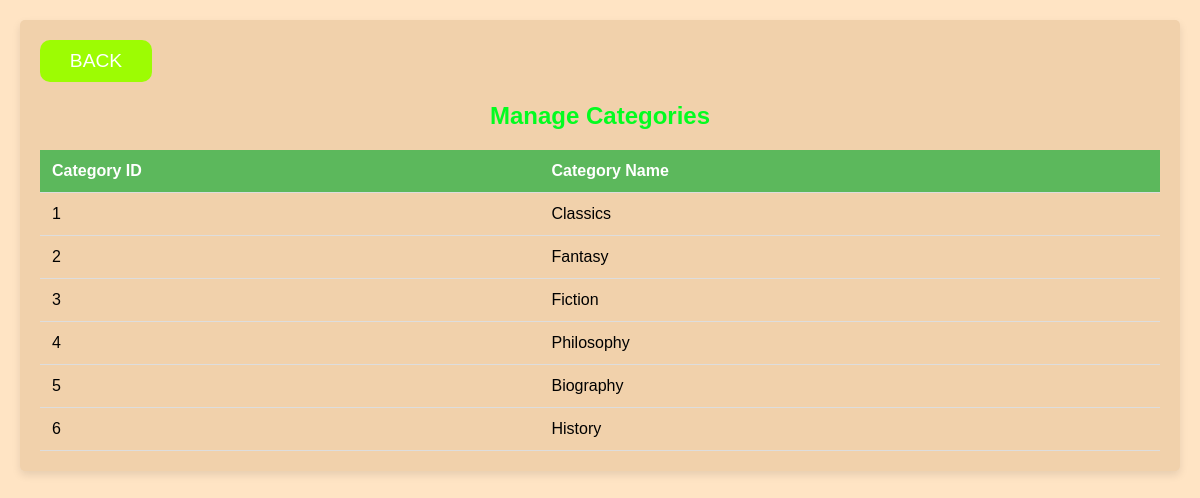
The app's page /manage_Categories.php with its own data.
### tables this page shows
CREATE TABLE `categories` (
  `categoryID` int(11) NOT NULL,
  `category_name` varchar(255) NOT NULL
);

### manage_Categories.php (the view, shortened to what this page needs)
<?php
include 'db.php';
$sql = "SELECT * FROM Categories";
$result = $conn->query($sql);
$categories = $result->fetch_all(MYSQLI_ASSOC);
?>
<!DOCTYPE html>
<html lang="en">
<head>
    <link rel="stylesheet" href="ManageCategories.css">
</head>
<body>
    <div class="container">
    <div class="back">
            <button type="BACK" onclick="window.location.href='index.php';">BACK</button>
        </div>
        <h2>Manage Categories</h2>
        <table>
            <tr>
                <th>Category ID</th>
                <th>Category Name</th>
            </tr>
            <?php foreach ($categories as $category): ?>
                <tr>
                    <td><?php echo htmlspecialchars($category['categoryID']); ?></td>
                    <td><?php echo htmlspecialchars($category['category_name']); ?></td>
                </tr>
            <?php endforeach; ?>
        </table>
    </div>
</body>
</html>

### ManageCategories.css (style rules this page uses)
* { box-sizing: border-box; }
body { font-family: Arial, sans-serif; background-color:bisque; margin: 0; padding: 20px; }
.container { max-width: 2000px; margin: auto; background-color: #f1d1ab; padding: 20px; border-radius: 5px; box-shadow: 0 4px 8px rgba(0, 0, 0, 0.1); }
h2 { text-align: center; color: #03fc20; }
table { width: 100%; border-collapse: collapse; margin-top: 20px; }
th, td { padding: 12px; text-align: left; border-bottom: 1px solid #ddd; }
th { background-color: #5cb85c; color: white; }
button[type="BACK"] { display: block; justify-content: center; margin: 0 0 10px; width: 10%; padding: 10px; border-radius: 10px; background-color: #9dfc03; color: #fff; border: none; cursor: pointer; font-size: 1.2em; }

### records on screen
categories: categoryID "1", category_name "Classics"
categories: categoryID "2", category_name "Fantasy"
categories: categoryID "3", category_name "Fiction"
categories: categoryID "4", category_name "Philosophy"
categories: categoryID "5", category_name "Biography"
categories: categoryID "6", category_name "History"
